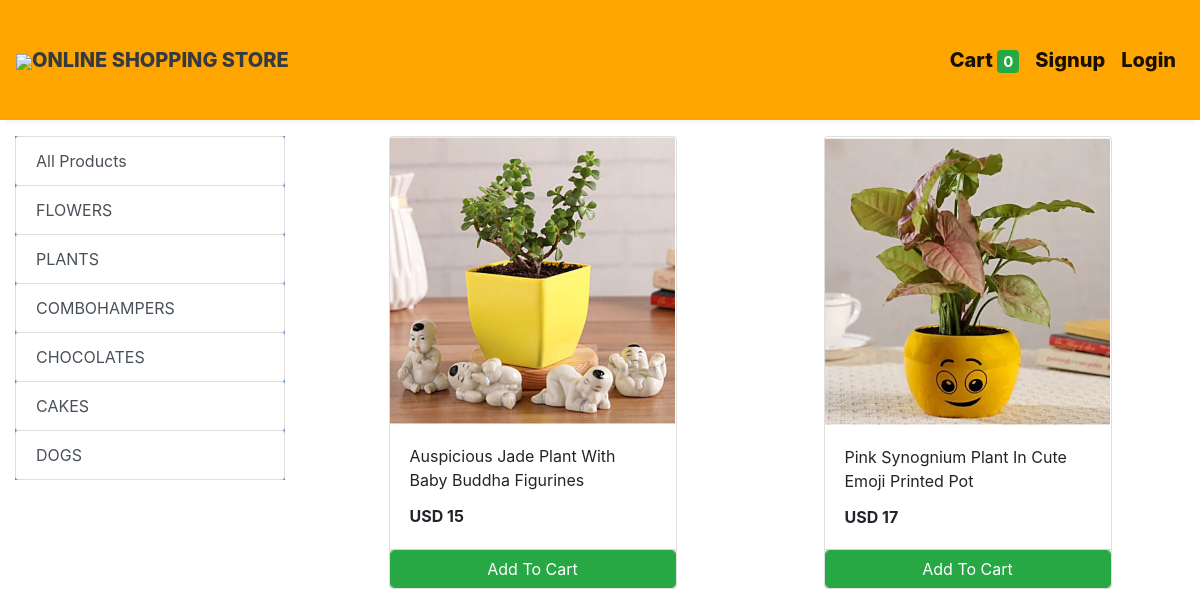
The app's page /store?category=2 with its own data.
### store/models/category.py (models this page shows, shortened)
class Category(models.Model):
    name= models.CharField(max_length=50)
    @staticmethod
    def get_all_categories():
        return Category.objects.all()

### store/models/product.py (models this page shows, shortened)
class Products(models.Model):
    name = models.CharField(max_length=60)
    price= models.IntegerField(default=0)
    category= models.ForeignKey(Category,on_delete=models.CASCADE,default=1 )
    description= models.CharField(max_length=250, default='', blank=True, null= True)
    image= models.ImageField(upload_to='uploads/products/')
    @staticmethod
    def get_all_products_by_categoryid(category_id):
        if category_id:
            return Products.objects.filter (category=category_id)
        else:
            return Products.get_all_products();

### store/views/home.py (the view)
# urls.py: path('' , include('store.urls'))
def store(request):
    cart = request.session.get('cart')
    if not cart:
        request.session['cart'] = {}
    products = None
    categories = Category.get_all_categories()
    categoryID = request.GET.get('category')
    if categoryID:
        products = Products.get_all_products_by_categoryid(categoryID)
    else:
        products = Products.get_all_products();
    data = {}
    data['products'] = products
    data['categories'] = categories
    print('you are : ', request.session.get('email'))
    return render(request, 'index.html', data)

### store/templatetags/cart.py (called while the page is built)
@register.filter (name='is_in_cart')
def is_in_cart(product, cart):
    keys = cart.keys ()
    for id in keys:
        if int (id) == product.id:
            return True
    return False;

### store/templatetags/custom_filter.py (called while the page is built)
@register.filter(name='currency')
def currency(number):
    return "USD "+str(number)

### store/templates/index.html (shortened to what this page needs)
{% extends 'base.html' %}
{% block content %}
{% load cart %}
{% load custom_filter %}
<div class="container-fluid mt-3"  >
	<div class="row">
		<div class="col-lg-3 mx-auto">
			<div class="list-group" style="background: linear-gradient(to right, #457fca, #5691c8);">
				<a href="/" class="list-group-item list-group-item-action btn btn-outline-success">All Products</a>
				{% for category in categories %}
				<a href="/?category={{category.id}}"
					class="list-group-item list-group-item-action btn btn-outline-success ">{{category.name}}</a>
				{% endfor %}
			</div>
		</div>
		<div id='products' class="col-lg-9 mx-auto">
			<div class="row mx-auto">
				{% for product in products %}
				<div class="card mx-auto mb-3" id={{product.id}} style="width: 18rem;">
					<img class="card-img-top" src="{{product.image.url}}" alt="Card image cap">
					<div class="card-body">
						<p class="card-title">{{product.name}}</p>
						<p class="card-text"><b>{{product.price|currency}}</b></p>
					</div>
					<div class="card-footer p-0 no-gutters">
						{% if product|is_in_cart:request.session.cart %}
						<div class="row no-gutters">
							<form action="/#{{product.id}}" class="col-2 " method="post">
								{% csrf_token %}
								<input hidden type="text" name='product' value='{{product.id}}'>
								<input hidden type="text" name='remove' value='True'>
								<input type="submit" value=" - " class="btn btn-block btn-success border-right">
							</form>
							<div class="text-center col btn btn-success">{{product|cart_quantity:request.session.cart}} in Cart</div>
							<form action="/#{{product.id}}" class="col-2 " method="post">
								{% csrf_token %}
								<input hidden type="text" name='product' value='{{product.id}}'>
								<input type="submit" value=" + " class="btn btn-block btn-success border-left">
							</form>
						</div>
						{% else %}
						<form action="/#{{product.id}}" method="POST" class="btn-block">
							<input type="submit" class="float-right btn btn-success form-control"
								value="Add To Cart">
						</form>
						{% endif %}
					</div>
				</div>
				{% endfor %}
			</div>
		</div>
	</div>
</div>
{% endblock %}

### records on screen
Category: name "FLOWERS"
Category: name "PLANTS"
Category: name "COMBOHAMPERS"
Category: name "CHOCOLATES"
Category: name "CAKES"
Category: name "DOGS"
Products: image (picture), name "Auspicious Jade Plant With Baby Buddha Figurines", price "USD 15"
Products: image (picture), name "Pink Synognium Plant In Cute Emoji Printed Pot", price "USD 17"

### other values on screen
{{ request.session.cart.keys|length }} "0"
